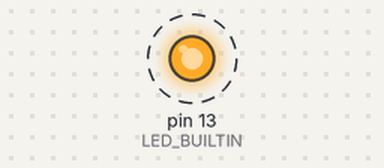
Bench run of a sketch on a simulated Arduino Uno, built with avr-gcc and run on an emulated ATmega328P. Parts: output pins drawn as LEDs (lit = HIGH). Dashed ring = blinking. What the sketch prints to the serial monitor is not drawn.

Above: at 0.8 s.
Timing chart, 0 to 4.9 s (numbered marks = the images above):
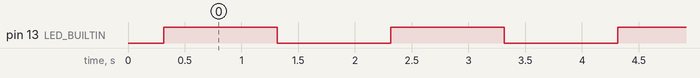

Measured:
- by itself, pin 13 (LED_BUILTIN): alternates HIGH for 1.0 s and LOW for 1.0 s

The sketch:

lgt8fx_clkinfo.ino
```cpp
// (licence header left out)
#include <avr/sfr_defs.h>

#define CLKPR 0x61
#define PMCR  0xf2

// this technique from https://qnighy.hatenablog.com/entry/20091107/1257587259
#define str_2(x)  #x
#define str(x)    str_2(x)

void hex2digit(char *out, uint8_t data)
{
  const static char hex[] = "0123456789ABCDEF";
  *out++ = hex[data >> 4];
  *out++ = hex[data & 0x0f];
  *out = '\0';
}

void display_endis(uint8_t v)
{
  Serial.print(v ? "enabled" : "disabled");
  Serial.print("\n");
}

void setup() {
  Serial.begin(9600);

  Serial.print("* configuration\n");
#if defined(F_CPU)
  Serial.print("#define F_CPU ");
  Serial.print(str(F_CPU));
  Serial.print("\n");
#endif
#if defined(F_OSC)
  Serial.print("#define F_OSC ");
  Serial.print(str(F_OSC));
  Serial.print("\n");
#endif
#if defined(F_DIV)
  Serial.print("#define F_DIV ");
  Serial.print(str(F_DIV));
  Serial.print("\n");
#endif

#if defined(F_CPU)
  Serial.print("F_CPU:");
  Serial.print(F_CPU);
  Serial.print(" ");
#endif
#if defined(F_OSC)
  Serial.print("F_OSC:");
  Serial.print(F_OSC);
  Serial.print(" ");
#endif
#if defined(F_DIV)
  Serial.print("F_DIV:");
  Serial.print(F_DIV);
  Serial.print(" ");
#endif
#if defined(F_CPU) | defined(F_OSC) | defined(F_DIV)
  Serial.print("\n");
#endif
  Serial.print("\n");

  char hex[3];
  uint8_t pmcr = _MMIO_BYTE(PMCR);

  Serial.print("* PMCR(0x");
  hex2digit(hex, pmcr);
  Serial.print(hex);
  Serial.print(")\n");

  Serial.print("internal 32MHz RC-OSC: ");
  display_endis(pmcr & 0x01);
  Serial.print("internal 32kHz RC-OSC: ");
  display_endis(pmcr & 0x02);
  Serial.print("external 400kHz-32MHz OSC: ");
  display_endis(pmcr & 0x04);
  Serial.print("external 32kHz-400kHz OSC: ");
  display_endis(pmcr & 0x08);
  Serial.print("WDT clock source: internal ");
  Serial.print((pmcr & 0x10) ? "32kHz OSC" : "32MHz OSC / 16");
  Serial.print("\n");
  Serial.print("clock source: ");
  switch(pmcr & 0x60) {
    case 0x00: Serial.print("internal 32MHz RC-OSC"); break;
    case 0x20: Serial.print("external 400kHz-32MHz OSC"); break;
    case 0x40: Serial.print("internal 32kHz RC-OSC"); break;
    case 0x60: Serial.print("external 32kHz-400kHz OSC"); break;
    default: Serial.print("unknown"); break;
  }
  Serial.print("\n\n");

  uint8_t clkpr = _MMIO_BYTE(CLKPR);

  Serial.print("* CLKPR(0x");
  hex2digit(hex, clkpr);
  Serial.print(hex);
  Serial.print(")\n");

  Serial.print("prescaler: 1/");
  Serial.print(1 << (clkpr & 0x0f));
  Serial.print("\n");
  Serial.print("PB0 clock output: ");
  display_endis(clkpr & 0x20);
  Serial.print("PE5 clock output: ");
  display_endis(clkpr & 0x40);

  Serial.print("\n");

  pinMode(LED_BUILTIN, OUTPUT);
}

void loop() {
  digitalWrite(LED_BUILTIN, HIGH);
  delay(1000);
  digitalWrite(LED_BUILTIN, LOW);
  delay(1000);
}
```
